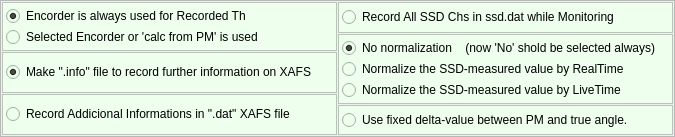
<?xml version="1.0" encoding="UTF-8"?>
<ui version="4.0">
 <class>Conditions</class>
 <widget class="QFrame" name="Conditions">
  <property name="geometry">
   <rect>
    <x>0</x>
    <y>0</y>
    <width>675</width>
    <height>137</height>
   </rect>
  </property>
  <property name="windowTitle">
   <string>Frame</string>
  </property>
  <property name="frameShape">
   <enum>QFrame::StyledPanel</enum>
  </property>
  <property name="frameShadow">
   <enum>QFrame::Raised</enum>
  </property>
  <layout class="QGridLayout" name="gridLayout_3">
   <property name="margin">
    <number>1</number>
   </property>
   <property name="spacing">
    <number>1</number>
   </property>
   <item row="0" column="0">
    <layout class="QVBoxLayout" name="verticalLayout">
     <property name="spacing">
      <number>1</number>
     </property>
     <item>
      <widget class="QFrame" name="frame">
       <property name="styleSheet">
        <string notr="true">background-color: #eeffee</string>
       </property>
       <property name="frameShape">
        <enum>QFrame::StyledPanel</enum>
       </property>
       <property name="frameShadow">
        <enum>QFrame::Plain</enum>
       </property>
       <layout class="QGridLayout" name="gridLayout">
        <property name="margin">
         <number>3</number>
        </property>
        <property name="spacing">
         <number>1</number>
        </property>
        <item row="0" column="0">
         <widget class="QRadioButton" name="SelEncAsTh">
          <property name="text">
           <string>Encorder is always used for Recorded Th</string>
          </property>
          <property name="checked">
           <bool>true</bool>
          </property>
         </widget>
        </item>
        <item row="1" column="0">
         <widget class="QRadioButton" name="SelSelAsTh">
          <property name="text">
           <string>Selected Encorder or 'calc from PM' is used</string>
          </property>
         </widget>
        </item>
       </layout>
      </widget>
     </item>
     <item>
      <widget class="QFrame" name="frame_5">
       <property name="styleSheet">
        <string notr="true">background-color: #eeffee</string>
       </property>
       <property name="frameShape">
        <enum>QFrame::StyledPanel</enum>
       </property>
       <property name="frameShadow">
        <enum>QFrame::Plain</enum>
       </property>
       <layout class="QGridLayout" name="gridLayout_6">
        <property name="margin">
         <number>3</number>
        </property>
        <property name="spacing">
         <number>1</number>
        </property>
        <item row="0" column="0">
         <widget class="QRadioButton" name="MakeInfoFile">
          <property name="toolTip">
           <string>Some additional information is recorded 
with usual 9809 format datas.</string>
          </property>
          <property name="text">
           <string>Make &quot;.info&quot; file to record further information on XAFS</string>
          </property>
          <property name="checked">
           <bool>true</bool>
          </property>
          <property name="autoExclusive">
           <bool>false</bool>
          </property>
         </widget>
        </item>
       </layout>
      </widget>
     </item>
     <item>
      <widget class="QFrame" name="frame_2">
       <property name="styleSheet">
        <string notr="true">background-color: #eeffee</string>
       </property>
       <property name="frameShape">
        <enum>QFrame::StyledPanel</enum>
       </property>
       <property name="frameShadow">
        <enum>QFrame::Plain</enum>
       </property>
       <layout class="QGridLayout" name="gridLayout_2">
        <property name="margin">
         <number>3</number>
        </property>
        <property name="spacing">
         <number>1</number>
        </property>
        <item row="0" column="0">
         <widget class="QRadioButton" name="SelAddInfos">
          <property name="toolTip">
           <string>Some additional information is recorded 
with usual 9809 format datas.</string>
          </property>
          <property name="text">
           <string>Record Addicional Informations in &quot;.dat&quot; XAFS file</string>
          </property>
         </widget>
        </item>
       </layout>
      </widget>
     </item>
    </layout>
   </item>
   <item row="0" column="1">
    <layout class="QVBoxLayout" name="verticalLayout_2">
     <property name="spacing">
      <number>1</number>
     </property>
     <item>
      <widget class="QFrame" name="frame_3">
       <property name="styleSheet">
        <string notr="true">background-color: #eeffee</string>
       </property>
       <property name="frameShape">
        <enum>QFrame::StyledPanel</enum>
       </property>
       <property name="frameShadow">
        <enum>QFrame::Plain</enum>
       </property>
       <layout class="QGridLayout" name="gridLayout_4">
        <property name="margin">
         <number>3</number>
        </property>
        <property name="spacing">
         <number>1</number>
        </property>
        <item row="0" column="0">
         <widget class="QRadioButton" name="RecordAllSSDChs">
          <property name="text">
           <string>Record All SSD Chs in ssd.dat while Monitoring</string>
          </property>
          <property name="autoExclusive">
           <bool>false</bool>
          </property>
         </widget>
        </item>
       </layout>
      </widget>
     </item>
     <item>
      <widget class="QFrame" name="frame_4">
       <property name="styleSheet">
        <string notr="true">background-color: #eeffee</string>
       </property>
       <property name="frameShape">
        <enum>QFrame::StyledPanel</enum>
       </property>
       <property name="frameShadow">
        <enum>QFrame::Raised</enum>
       </property>
       <layout class="QFormLayout" name="formLayout">
        <property name="horizontalSpacing">
         <number>1</number>
        </property>
        <property name="verticalSpacing">
         <number>1</number>
        </property>
        <property name="margin">
         <number>3</number>
        </property>
        <item row="0" column="0">
         <widget class="QRadioButton" name="radioButton">
          <property name="text">
           <string>No normalization    (now 'No' shold be selected always)</string>
          </property>
          <property name="checked">
           <bool>true</bool>
          </property>
         </widget>
        </item>
        <item row="1" column="0">
         <widget class="QRadioButton" name="radioButton_2">
          <property name="text">
           <string>Normalize the SSD-measured value by RealTime</string>
          </property>
         </widget>
        </item>
        <item row="2" column="0">
         <widget class="QRadioButton" name="radioButton_3">
          <property name="text">
           <string>Normalize the SSD-measured value by LiveTime</string>
          </property>
         </widget>
        </item>
       </layout>
      </widget>
     </item>
     <item>
      <widget class="QFrame" name="frame_6">
       <property name="styleSheet">
        <string notr="true">background-color: #eeffee</string>
       </property>
       <property name="frameShape">
        <enum>QFrame::StyledPanel</enum>
       </property>
       <property name="frameShadow">
        <enum>QFrame::Plain</enum>
       </property>
       <layout class="QGridLayout" name="gridLayout_5">
        <property name="margin">
         <number>3</number>
        </property>
        <property name="spacing">
         <number>1</number>
        </property>
        <item row="0" column="0">
         <widget class="QRadioButton" name="SelFixedDelta">
          <property name="text">
           <string>Use fixed delta-value between PM and true angle.</string>
          </property>
          <property name="autoExclusive">
           <bool>false</bool>
          </property>
         </widget>
        </item>
       </layout>
      </widget>
     </item>
    </layout>
   </item>
  </layout>
 </widget>
 <resources/>
 <connections/>
</ui>
